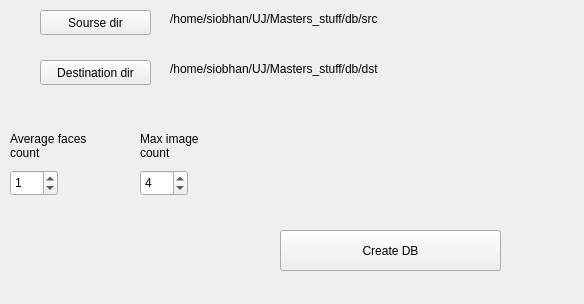
<?xml version="1.0" encoding="UTF-8"?>
<ui version="4.0">
 <class>DBCreationWindow</class>
 <widget class="QWidget" name="DBCreationWindow">
  <property name="geometry">
   <rect>
    <x>0</x>
    <y>0</y>
    <width>584</width>
    <height>304</height>
   </rect>
  </property>
  <property name="windowTitle">
   <string>Form</string>
  </property>
  <widget class="QPushButton" name="b_choose_src">
   <property name="geometry">
    <rect>
     <x>40</x>
     <y>10</y>
     <width>111</width>
     <height>25</height>
    </rect>
   </property>
   <property name="text">
    <string>Sourse dir</string>
   </property>
  </widget>
  <widget class="QPushButton" name="b_choose_dst">
   <property name="geometry">
    <rect>
     <x>40</x>
     <y>60</y>
     <width>111</width>
     <height>25</height>
    </rect>
   </property>
   <property name="text">
    <string>Destination dir</string>
   </property>
  </widget>
  <widget class="QSpinBox" name="s_average_count">
   <property name="geometry">
    <rect>
     <x>10</x>
     <y>170</y>
     <width>48</width>
     <height>26</height>
    </rect>
   </property>
   <property name="maximum">
    <number>20</number>
   </property>
   <property name="value">
    <number>1</number>
   </property>
  </widget>
  <widget class="QLabel" name="l_average_count">
   <property name="geometry">
    <rect>
     <x>10</x>
     <y>120</y>
     <width>101</width>
     <height>51</height>
    </rect>
   </property>
   <property name="text">
    <string>Average faces count</string>
   </property>
   <property name="wordWrap">
    <bool>true</bool>
   </property>
  </widget>
  <widget class="QLabel" name="l_image_count">
   <property name="geometry">
    <rect>
     <x>140</x>
     <y>130</y>
     <width>91</width>
     <height>31</height>
    </rect>
   </property>
   <property name="text">
    <string>Max image count</string>
   </property>
   <property name="wordWrap">
    <bool>true</bool>
   </property>
  </widget>
  <widget class="QSpinBox" name="s_image_count">
   <property name="geometry">
    <rect>
     <x>140</x>
     <y>170</y>
     <width>48</width>
     <height>26</height>
    </rect>
   </property>
   <property name="minimum">
    <number>1</number>
   </property>
   <property name="value">
    <number>4</number>
   </property>
  </widget>
  <widget class="QPushButton" name="b_create_db">
   <property name="geometry">
    <rect>
     <x>280</x>
     <y>230</y>
     <width>221</width>
     <height>41</height>
    </rect>
   </property>
   <property name="text">
    <string>Create DB</string>
   </property>
  </widget>
  <widget class="QLabel" name="l_src">
   <property name="geometry">
    <rect>
     <x>170</x>
     <y>10</y>
     <width>351</width>
     <height>17</height>
    </rect>
   </property>
   <property name="text">
    <string>/home/siobhan/UJ/Masters_stuff/db/src</string>
   </property>
  </widget>
  <widget class="QLabel" name="l_dst">
   <property name="geometry">
    <rect>
     <x>170</x>
     <y>60</y>
     <width>351</width>
     <height>17</height>
    </rect>
   </property>
   <property name="text">
    <string>/home/siobhan/UJ/Masters_stuff/db/dst</string>
   </property>
  </widget>
  <widget class="QLabel" name="l_info">
   <property name="geometry">
    <rect>
     <x>260</x>
     <y>130</y>
     <width>301</width>
     <height>71</height>
    </rect>
   </property>
   <property name="text">
    <string/>
   </property>
   <property name="wordWrap">
    <bool>true</bool>
   </property>
  </widget>
 </widget>
 <resources/>
 <connections/>
</ui>
